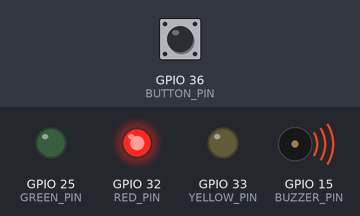
Simulated run of this program. Board: ESP32. On the bench: output pins drawn as LEDs (lit = HIGH), buzzer (waves = sounding). Inputs (shaded band) come from the test bench; at power-on: GPIO 36 (BUTTON_PIN) HIGH.

Above: at 0.12 s.
At 5.38 s:
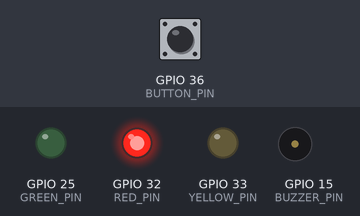
At 11.0 s:
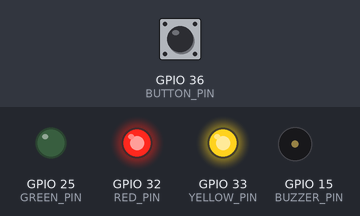
At 12.2 s:
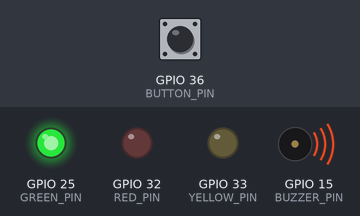
At 15.2 s:
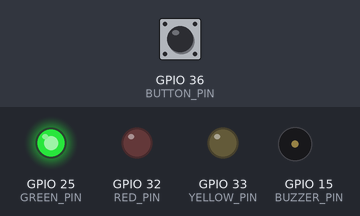
At 18.0 s:
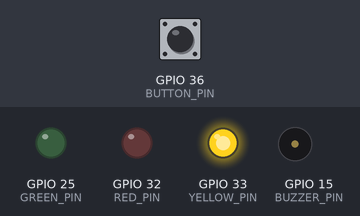
Timing chart, 0 to 21.9 s (numbered marks = the images above):
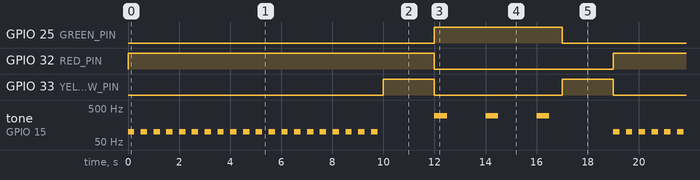

The program:

main.cpp
```cpp
#include <Arduino.h>

#define RED_PIN GPIO_NUM_32 // define red led (STOP)
#define YELLOW_PIN GPIO_NUM_33 // define yellow (READY)
#define GREEN_PIN GPIO_NUM_25 // define green (GO)
#define BUTTON_PIN GPIO_NUM_36 // define button pin
#define BUZZER_PIN GPIO_NUM_15 // define buzzer pin

// Hard coded enumerator
#define RED_STATE 0
#define RED_YELLOW_STATE 1
#define YELLOW_STATE 2
#define GREEN_STATE 3

#define RED_MILLIS 10000 // red for 10 sec
#define YELLOW_MILLIS 2000 // yellow for 2 sec
#define RED_YELLOW_MILLIS 2000 // yellow red for 2 sec.
#define GREEN_MILLIS 5000 // green for 5sec

int tl_state;           // Traffic light state.
unsigned long tl_timer; // Traffic light timer.
int buzzInterval = 0; // to set buzzer interval

void setup() {

  Serial.begin(9600);
  pinMode(RED_PIN, OUTPUT); // call redPin GPIO_NUM_32 as output
  pinMode(YELLOW_PIN, OUTPUT); // call GPIO_NUM_33 as ouput
  pinMode(GREEN_PIN, OUTPUT); // call greenPin GPIO_NUM_25 as ouput
  pinMode(BUTTON_PIN, INPUT_PULLUP); // set pin to input pull-up mode
  pinMode(BUZZER_PIN, OUTPUT);       // set pin to output mode

  // Initial state for states and timers..
  tl_state = RED_STATE;
  tl_timer = millis() + RED_MILLIS;

}

void loop()
{
  // TL state machine
  switch (tl_state)
  {
    case RED_STATE:
      // Turn red light on.
      digitalWrite(RED_PIN, HIGH);
      digitalWrite(YELLOW_PIN, LOW);
      digitalWrite(GREEN_PIN, LOW);

      // Set timer for red
      tl_timer = millis() + RED_MILLIS;

      while(millis() < tl_timer){
        if (millis() > buzzInterval){
          tone(BUZZER_PIN, 100, 250); // buzzer on for 250ms
          buzzInterval = millis() + 500; // off for 250ms
        }
      }

      // move onto red yellow state
      tl_state = RED_YELLOW_STATE;
      break;

    case RED_YELLOW_STATE:
      // Turn red & yellow light on.
      digitalWrite(RED_PIN, HIGH);
      digitalWrite(YELLOW_PIN, HIGH);
      digitalWrite(GREEN_PIN, LOW);

      tl_timer = millis() + RED_YELLOW_MILLIS; // set timer for red yellow state
      delay(RED_YELLOW_MILLIS); // wait for 2 seconds
      tl_state = GREEN_STATE; // move to green state
      break;

    case YELLOW_STATE:
      // Curn yellow light on.
      digitalWrite(RED_PIN, LOW);
      digitalWrite(YELLOW_PIN, HIGH);
      digitalWrite(GREEN_PIN, LOW);

      if (millis() > tl_timer)
      {
        digitalWrite(YELLOW_PIN, LOW);
        tl_timer = millis() + RED_MILLIS; // set timer for red 5sec
        tl_state = RED_STATE; // move to red state
      }
      break;

    case GREEN_STATE:

      // Turn green light on.
      digitalWrite(RED_PIN, LOW);
      digitalWrite(YELLOW_PIN, LOW);
      digitalWrite(GREEN_PIN, HIGH);

      //Button is NOT pressed
      while(digitalRead(BUTTON_PIN) == LOW){
        tone(BUZZER_PIN, 200, 500); // buzzer on for 500ms
        noTone(BUZZER_PIN); // buzzer off
        delay(1500); // wait for 1500ms
      }

      //Button is pressed
      if (digitalRead(BUTTON_PIN) == HIGH)
      {
        // Turn on green for 5 seconds.
        tl_timer = millis() + GREEN_MILLIS;

        while(millis() < tl_timer){
          if (millis() > buzzInterval){
          tone(BUZZER_PIN, 300, 500); // buzzer on for 500ms
          buzzInterval = millis() + 2000; // off for 1500ms
          }
        }
        // Then move to yellow state.
        tl_timer = millis() + YELLOW_MILLIS; // Set timer for red state
        tl_state = YELLOW_STATE; // move to yellow state
      }
      break;
  }
}
```

Measured:
- by itself, GPIO 25 (GREEN_PIN): alternates HIGH for 5.0 s and LOW for 14.0 s
- by itself, GPIO 32 (RED_PIN): alternates HIGH for 12.0 s and LOW for 7.0 s
- by itself, GPIO 33 (YELLOW_PIN): LOW → HIGH at 10.0 s, → LOW 2.0 s later, → HIGH 5.0 s later, → LOW 2.0 s later, … (8 changes in this stretch)
- by itself, tone on GPIO 15 (BUZZER_PIN): plays 100 Hz for 0.25 s, 100 Hz for 0.25 s, 100 Hz for 0.25 s, 100 Hz for 0.25 s, 100 Hz for 0.25 s, 100 Hz for 0.25 s … (50 notes in this stretch)
